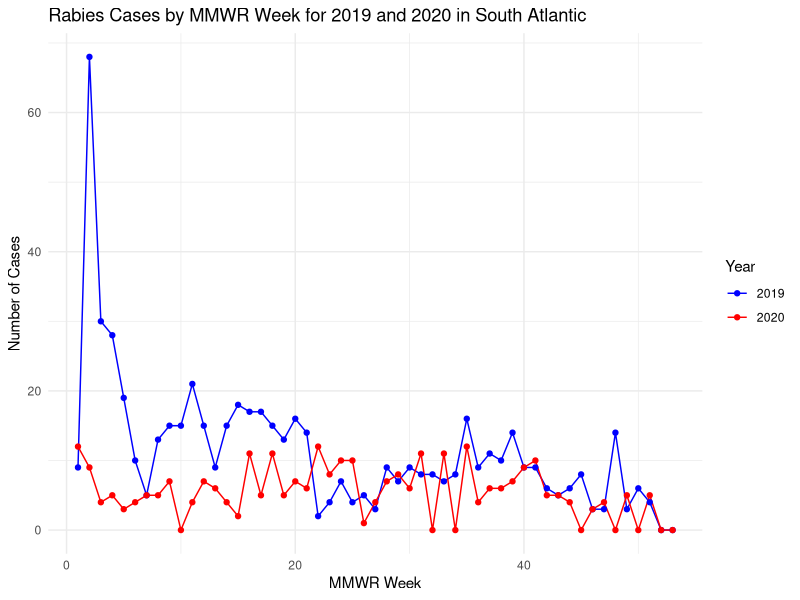
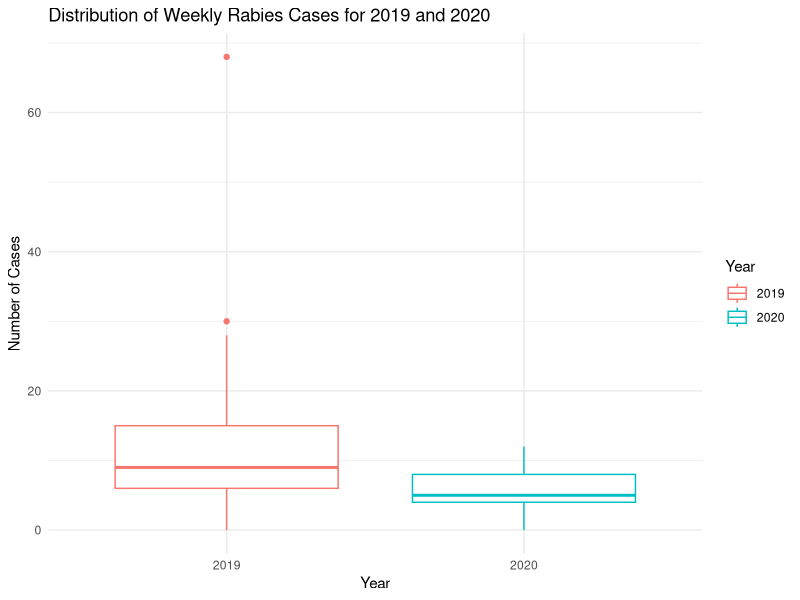
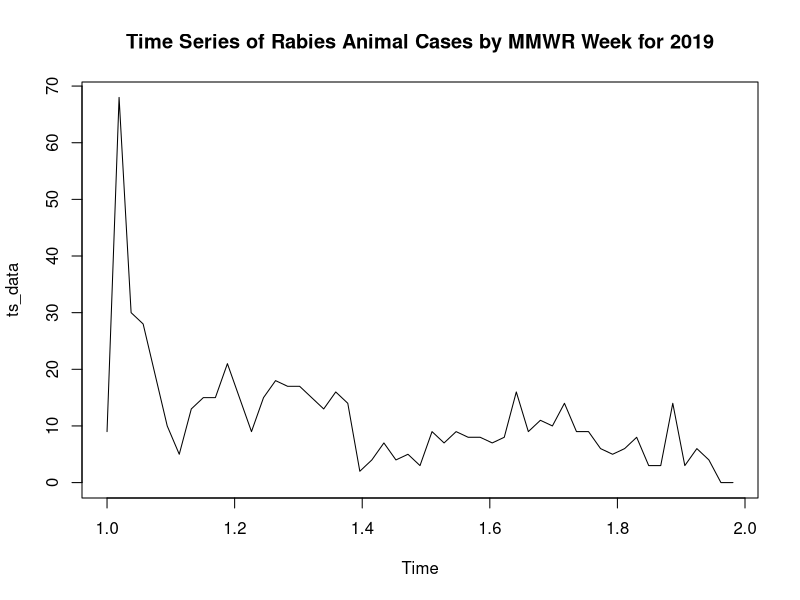
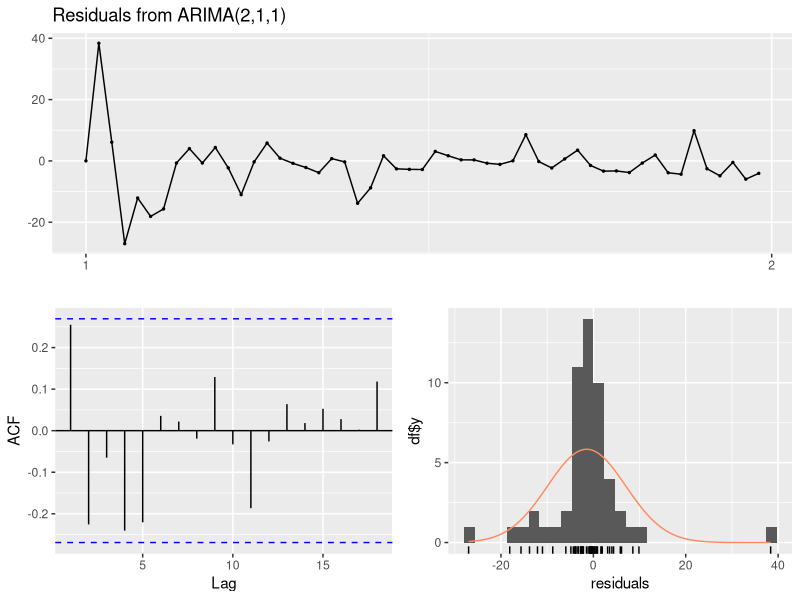
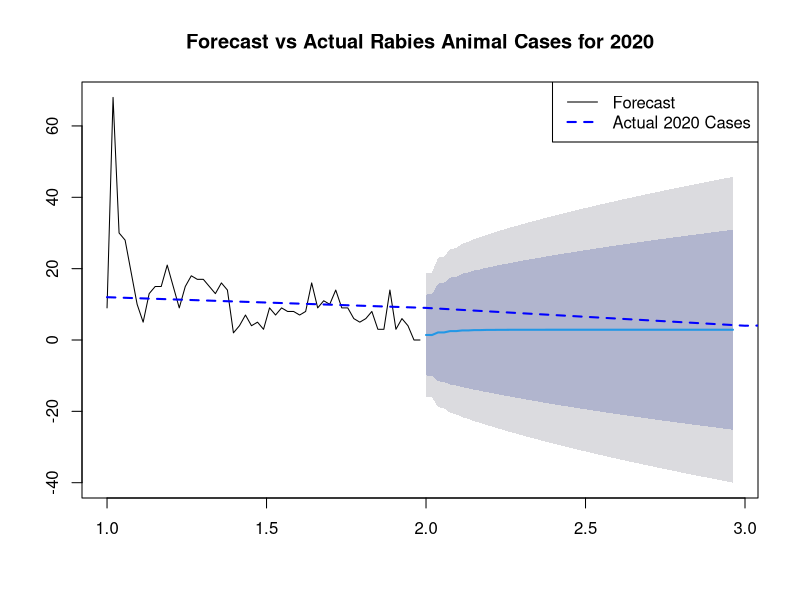
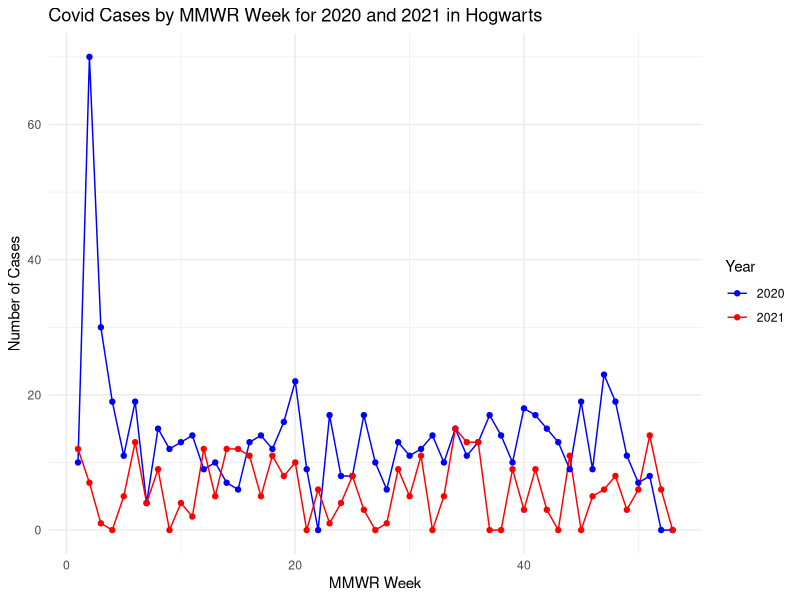
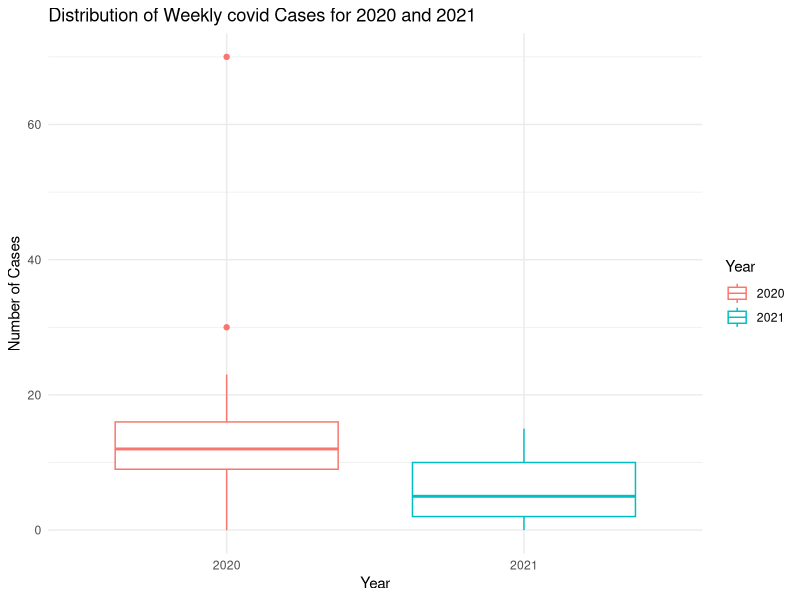
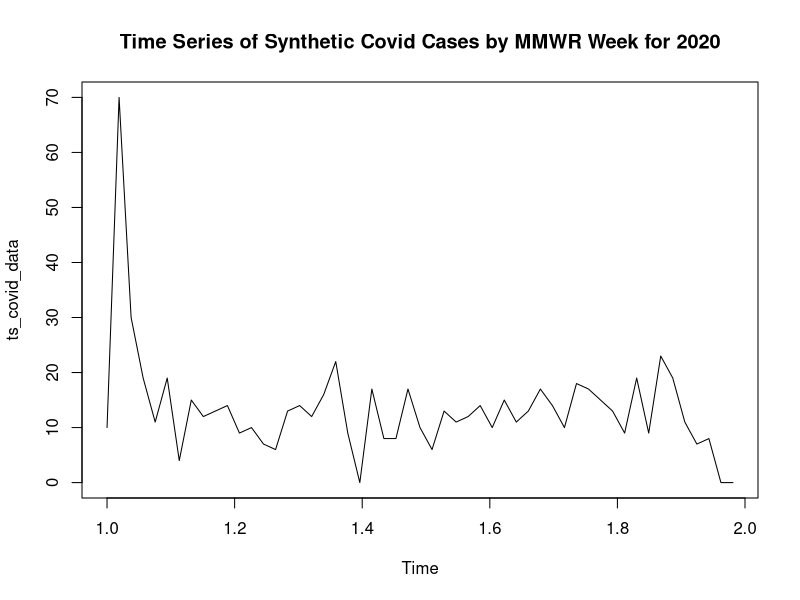

Here is the R script that generated these plots, in order:
## ---- chunk 1
rm(list = ls())

library(here)
library(readr)
library(dplyr)
library(tidyr)
library(ggplot2)
library(forecast)
library(Hmisc)

# Read the CSV file using here()
rabies2020 <- read_csv(here("cdcdata-exercise", "Rabies2020.csv"))

# Now apply your renaming and cleaning
names(rabies2020) <- gsub("[^[:alnum:] ]", "", names(rabies2020))
names(rabies2020) <- gsub(" ", "_", names(rabies2020))

rabies2020_cleaned <- rabies2020

# Check the column names
print(names(rabies2020_cleaned))

## ---- chunk 2
head(rabies2020)
print(names(rabies2020))
## ---- chunk 3
# the column names have special characters that I will remove
#names(rabies2020) <- gsub("[^[:alnum:] ]", "", names(rabies2020))
#names(rabies2020) <- gsub(" ", "_", names(rabies2020))
#print(names(rabies2020))
## ---- chunk 4
#now select the variables we will need
rabies2020_selected <- rabies2020_cleaned %>%
  select(
    Reporting_Area, 
    MMWR_Week,      
    Rabies_Animal_Current_week,  
    Rabies_Animal_Cum_2019,      
    Location_1,    
    Location_2
  ) %>%
# Some of the count data has missing values.
# these can be replaced with zeros
# Replace NA values with 0
 mutate(
    Rabies_Animal_Current_week = replace_na(Rabies_Animal_Current_week, 0),
    Rabies_Animal_Cum_2019 = replace_na(Rabies_Animal_Cum_2019, 0)
 )
print(names(rabies2020_selected))

## ---- chunk 5
# Focus on South Atlantic state for the rest of the analysis
south_atlantic_data <- rabies2020_selected %>%
  filter(Location_2 == "SOUTH ATLANTIC") %>%

# Calculate incident cases for 2019
  arrange(Reporting_Area, MMWR_Week) %>%
  group_by(Reporting_Area) %>%
  mutate(Incident_Cases_2019 = Rabies_Animal_Cum_2019 - lag(Rabies_Animal_Cum_2019, default = 0)) %>%
  ungroup()
str(south_atlantic_data)
## ---- chunk 6
# Prepare data for graphing: Pivot to long format for both 2019 and 2020
south_atlantic_long <- south_atlantic_data %>%
  # Ensure MMWR_Week and Reporting_Area are retained for grouping in the long format
  pivot_longer(cols = c(Incident_Cases_2019, Rabies_Animal_Current_week), 
               names_to = "Year", 
               values_to = "Cases") %>%
  # Correct the Year column to reflect actual years
  mutate(Year = recode(Year, 
                       Incident_Cases_2019 = "2019", 
                       Rabies_Animal_Current_week = "2020"))
head(south_atlantic_long)

# Graph the incident animal cases from 2019 and 2020 by MMWR week
ggplot(south_atlantic_long, aes(x = MMWR_Week, y = Cases, color = Year, group = Year)) +
  geom_line() +
  geom_point() +
  theme_minimal() +
  labs(title = "Rabies Cases by MMWR Week for 2019 and 2020 in South Atlantic",
       x = "MMWR Week",
       y = "Number of Cases",
       color = "Year") +
  scale_color_manual(values = c("2019" = "blue", "2020" = "red"))
## ---- chunk 7
# Lets compare the two years with a box plot
ggplot(south_atlantic_long, aes(x = Year, y = Cases, color = Year)) +
  geom_boxplot() +
  theme_minimal() +
  labs(title = "Distribution of Weekly Rabies Cases for 2019 and 2020",
       x = "Year",
       y = "Number of Cases")
## ---- chunk 8
# Prepare the time series data
time_series_data <- south_atlantic_data %>%
  select(MMWR_Week, Incident_Cases_2019) %>%
  mutate(MMWR_Week = as.Date(paste0("2020-", MMWR_Week, "-1"), format = "%Y-%U-%u"))

# Convert to time series object
ts_data <- ts(time_series_data$Incident_Cases_2019, frequency = 53)

# Time Series Visualization
plot(ts_data, main = "Time Series of Rabies Animal Cases by MMWR Week for 2019")

# Modeling (Auto ARIMA)
arima_model <- auto.arima(ts_data)

# Diagnostic Checking
checkresiduals(arima_model)

# The Ljung-Box test examined the residuals from an ARIMA(2,1,1) model 
#to see if they are correlated with each other. The test statistic (Q*) 
#was 16.92 with 8 degrees of freedom, resulting in a p-value of 0.03096. 
#This suggests that there is evidence of autocorrelation in the residuals, 
#indicating that the ARIMA model may not fully capture the underlying patterns 
#in the data.

# Forecasting
forecast_values <- forecast(arima_model, h = 52)

# Plot Forecast
#plot(forecast_values, main = "Forecast of Rabies Animal Cases for the Next 52 Weeks")

# Plot Forecast and Actual 2020 Cases
# Assuming you have the actual 2020 cases data stored in a variable called actual_2020_cases

# Plot Forecast and Actual 2020 Cases
plot(forecast_values, main = "Forecast vs Actual Rabies Animal Cases for 2020")
lines(south_atlantic_data$Rabies_Animal_Current_week, col = "blue", lty = 2, lwd = 2)  # Add actual 2020 cases to the plot

# Add legend
legend("topright", legend = c("Forecast", "Actual 2020 Cases"), col = c("black", "blue"), lty = c(1, 2), lwd = c(1, 2))
## ---- chunk 9
# Set the seed for reproducible random numbers (optional)
set.seed(123)

# Define the number of weeks
num_weeks <- 53

# Create vectors for each variable
reporting_area <- rep("Hogwarts", num_weeks)  # All Hogwarts
mmwr_week <- rep(1:num_weeks, each = 1)  # Weeks 1 to 53

# Define the desired median
desired_median <- 6

# Generate random cases between 0-18 each week
covid_current_week <- round(
  ifelse(runif(num_weeks) < 0.01,  # 5% chance of 0
         0,
         runif(num_weeks, min = 0, max = 18)),  # Remaining 95% with range
  digits = 0
)

# Calculate the current median
current_median <- median(covid_current_week)

# Calculate the adjustment needed for the median
median_adjustment <- desired_median - current_median

# Apply the adjustment to the data
covid_current_week <- covid_current_week + median_adjustment

# Ensure all values are non-negative
covid_current_week <- pmax(covid_current_week, 0)

# Output the resulting covid_current_week vector
covid_current_week

# Define the target median
target_median <- 14

# Define the fixed values and the number of weeks
fixed_values <- c(10, 70, 30)
num_fixed_weeks <- length(fixed_values)
total_weeks <- 53

# Calculate the number of fluctuating weeks
num_fluctuating_weeks <- total_weeks - num_fixed_weeks

# Calculate the sum of fixed values
fixed_sum <- sum(fixed_values)

# Calculate the target sum for the fluctuating weeks
target_sum_fluctuating <- target_median * num_fluctuating_weeks - fixed_sum

# Generate random fluctuations with the adjusted sum
fluctuations <- round(rnorm(num_fluctuating_weeks, mean = target_sum_fluctuating / num_fluctuating_weeks, sd = 5))

# Ensure all elements are non-negative
fluctuations <- pmax(fluctuations, 0)

# Combine fixed values and fluctuations
incident_case_2020 <- c(fixed_values, fluctuations)

# Enforce zeros for week 52 and 53
incident_case_2020[52:53] <- 0

# Create empty vectors for Location_1 and Location_2
location_1 <- rep(NA, num_weeks)
location_2 <- rep("Hogwarts", num_weeks)

# Set the first week to 12 and decrease to 5 on week 5
covid_current_week[1] <- 12
covid_current_week[5] <- 5

# Set last week to 0
covid_current_week[num_weeks] <- 0  

# Create the data frame
hogwarts_covid_data <- data.frame(
  Reporting_Area = reporting_area,
  MMWR_Week = mmwr_week,
  Covid_Current_Week = covid_current_week,
  Covid_Cum_2020 = cumsum(incident_case_2020),  # Cumulative cases
  Location_1 = location_1,
  Location_2 = rep("Hogwarts", num_weeks),
  Incident_Case_2020 = incident_case_2020
)

# View the data frame
print(hogwarts_covid_data)
## ---- chunk 10
# Prepare data for graphing: Pivot to long format for both 2020 and 2021
covid_data_long <- hogwarts_covid_data %>%
  pivot_longer(cols = c(Incident_Case_2020, Covid_Current_Week), 
               names_to = "Year", 
               values_to = "Cases") %>%
  # Correct the Year column to reflect actual years
  mutate(Year = recode(Year, 
                       Incident_Case_2020 = "2020", 
                       Covid_Current_Week = "2021"))
head(covid_data_long)
# Graph the incident animal cases from 2020 and 2021 by MMWR week
ggplot(covid_data_long, aes(x = MMWR_Week, y = Cases, color = Year, group = Year)) +
  geom_line() +
  geom_point() +
  theme_minimal() +
  labs(title = "Covid Cases by MMWR Week for 2020 and 2021 in Hogwarts",
       x = "MMWR Week",
       y = "Number of Cases",
       color = "Year") +
  scale_color_manual(values = c("2020" = "blue", "2021" = "red"))
## ---- chunk 11
# Lets compare the two years with a box plot
ggplot(covid_data_long, aes(x = Year, y = Cases, color = Year)) +
  geom_boxplot() +
  theme_minimal() +
  labs(title = "Distribution of Weekly covid Cases for 2020 and 2021",
       x = "Year",
       y = "Number of Cases")
## ---- chunk 12
# Prepare the time series data
time_series_covid_data <- hogwarts_covid_data %>%
  mutate(MMWR_Week = as.Date(paste0("2021-", MMWR_Week, "-1"), format = "%Y-%U-%u")) %>%
  select(MMWR_Week, Incident_Case_2020)

# Convert to time series object
ts_covid_data <- ts(time_series_covid_data$Incident_Case_2020, frequency = 53)

# Time Series Visualization
plot(ts_covid_data, main = "Time Series of Synthetic Covid Cases by MMWR Week for 2020")

# Modeling (Auto ARIMA)
covid_arima_model <- auto.arima(ts_covid_data)

# Diagnostic Checking
checkresiduals(covid_arima_model)

# The Ljung-Box test examined the residuals from an ARIMA(2,1,1) model 
#to see if they are correlated with each other. The test statistic (Q*) 
#was 16.92 with 8 degrees of freedom, resulting in a p-value of 0.03096. 
#This suggests that there is evidence of autocorrelation in the residuals, 
#indicating that the ARIMA model may not fully capture the underlying patterns 
#in the data.

# Forecasting
forecast_values_covid <- forecast(covid_arima_model, h = 52)

# Plot Forecast
#plot(forecast_values, main = "Forecast of Rabies Animal Cases for the Next 52 Weeks")

# Plot Forecast and Actual 2020 Cases
# Assuming you have the actual 2020 cases data stored in a variable called actual_2020_cases

# Plot Forecast and Actual 2020 Cases
plot(forecast_values_covid, main = "Forecast vs Synthetic Covid Cases for 2021")
lines(hogwarts_covid_data$Covid_Current_Week, col = "blue", lty = 2, lwd = 2)  # Add actual 2020 cases to the plot

# Add legend
legend("topright", legend = c("Forecast", "Syntheric 2020 Cases"), col = c("black", "blue"), lty = c(1, 2), lwd = c(1, 2))
